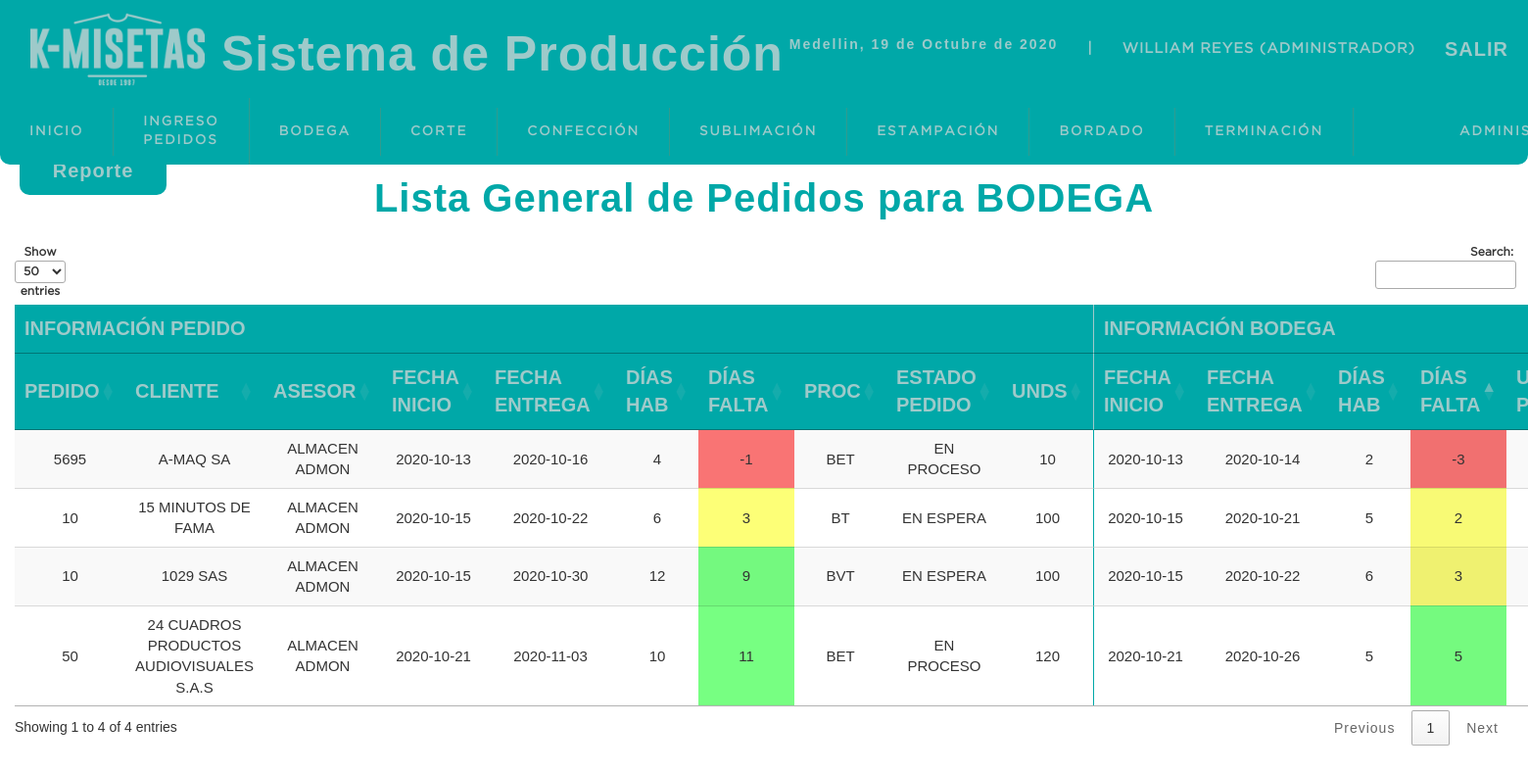
The app's page /sistema/listabodegageneral.php (signed in), older data.
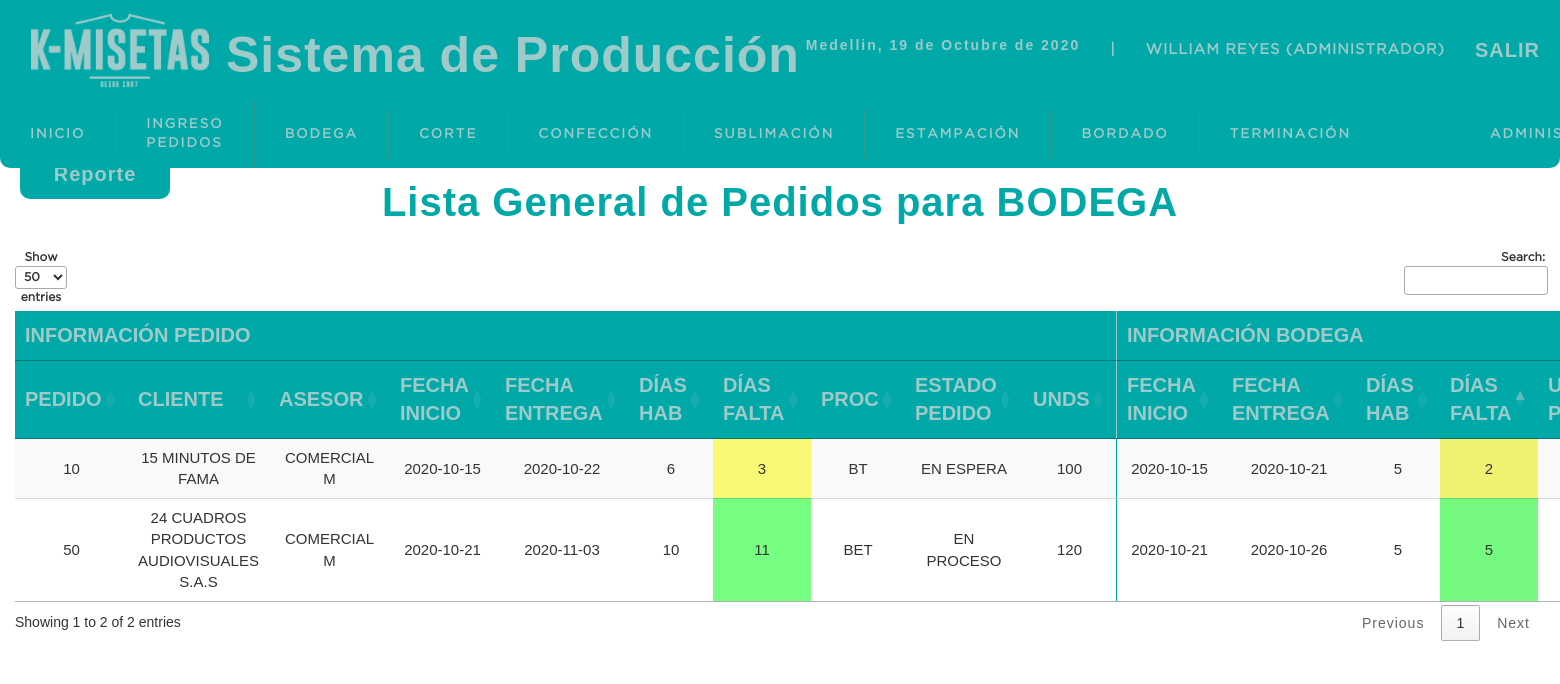
The same page, newer data.
### tables this page shows
CREATE TABLE `pedidos` (
  `idpedido` int(11) NOT NULL,
  `num_pedido` varchar(10) NOT NULL,
  `cliente` varchar(50) NOT NULL,
  `asesor` varchar(15) NOT NULL,
  `fecha_inicio` date NOT NULL,
  `fecha_fin` date NOT NULL,
  `dias_habiles` int(11) NOT NULL,
  `procesos` int(11) NOT NULL,
  `unds` int(11) NOT NULL,
  `fecha_ingreso` datetime NOT NULL DEFAULT current_timestamp(),
  `usuario` int(11) NOT NULL,
  `area_inicio` varchar(13) NOT NULL DEFAULT '0',
  `estado` int(11) NOT NULL DEFAULT 0
);

CREATE TABLE `procesos` (
  `idproceso` int(11) NOT NULL,
  `siglas` varchar(5) NOT NULL,
  `1` varchar(13) NOT NULL,
  `2` varchar(13) NOT NULL,
  `3` varchar(13) NOT NULL,
  `4` varchar(13) NOT NULL,
  `5` varchar(13) NOT NULL,
  `6` varchar(13) NOT NULL,
  `tiempo1` decimal(10,2) NOT NULL,
  `tiempo2` decimal(10,2) NOT NULL,
  `tiempo3` decimal(10,2) DEFAULT NULL,
  `tiempo4` decimal(10,2) DEFAULT NULL,
  `tiempo5` decimal(10,2) DEFAULT NULL,
  `tiempo6` decimal(10,2) DEFAULT NULL,
  `dias_habiles` int(11) NOT NULL
);

CREATE TABLE `estado` (
  `id_estado` int(11) NOT NULL,
  `estado` varchar(15) NOT NULL
);

CREATE TABLE `bodega` (
  `idbodega` int(11) NOT NULL,
  `pedido` int(11) NOT NULL,
  `iniciofecha` date NOT NULL,
  `finfecha` date NOT NULL,
  `dias` int(11) NOT NULL,
  `inicioprocesofecha` date NOT NULL,
  `finprocesofecha` date NOT NULL,
  `obs_bodega` varchar(500) DEFAULT NULL,
  `parcial` int(11) DEFAULT 0,
  `entrega` varchar(1) DEFAULT NULL,
  `estado` int(11) NOT NULL DEFAULT 0,
  `usuario` int(11) DEFAULT NULL
);

### sistema/listabodegageneral.php (the view, shortened to what the changed rows need)
<?php
include "../conexion.php";
?>
<!DOCTYPE html>
<html lang="es">
<head>
    <?php include "includes/scripts.php"?>
</head>
<body>
<?php
include "includes/header.php"?>
<section id="container">
<center><div style="width:100%">
<h1>Lista General de Pedidos para BODEGA</h1>
        <table id="tabla" class="display" >
         <thead>
            <tr class="titulo">
                <th style="border-right: 1px solid #9ecaca"colspan="10">Información Pedido</th>
                <th colspan="9"> Información Bodega</th>
            </tr>
             <tr class="titulo">
                <th>Pedido</th>
                <th>Cliente</th>
                <th>Asesor</th>
                <th>Fecha Inicio  </th>
                <th>Fecha Entrega</th>
                <th>Días Hab</th>
                <th>Días Falta</th>
                <th>Proc</th>
                <th>Estado Pedido</th>
                <th style="border-right: 1px solid #9ecaca">Unds</th>
                <th>Fecha Inicio  </th>
                <th>Fecha Entrega</th>
                <th>Días Hab</th>
                <th>Días Falta</th>
                <th>Unds Parcial</th>
            </tr>
        </thead>
        <tbody>
            <?php
            function number_of_working_days($from, $to) {
                $workingDays = [1, 2, 3, 4, 5];
                $holidayDays = ['', '*', ''];
                $from = new DateTime($from);
                $to = new DateTime($to);
                $to->modify('+1 day');
                $interval = new DateInterval('P1D');
                $periods = new DatePeriod($from, $interval, $to);
                $days = 0;
                foreach ($periods as $period) {
                    if (!in_array($period->format('N'), $workingDays)) continue;
                    $days++;
                }
                return $days;
            }
            $query=mysqli_query($conexion, "SELECT pe.num_pedido, pe.cliente, pe.asesor, pe.fecha_inicio as 'iniciopedido',
            pe.fecha_fin as 'finpedido', pe.dias_habiles as 'diaspedido', pe.unds, pe.fecha_ingreso, pe.usuario,
            bo.idbodega, bo.iniciofecha as 'iniciobodega', bo.finfecha as 'finbodega', bo.dias as 'diasbodega',
            bo.inicioprocesofecha, bo.finprocesofecha, bo.parcial, us.usuario, bo.obs_bodega, pr.siglas, es.estado, est.estado as 'estadopedido'
            FROM pedidos pe
            INNER JOIN procesos pr ON pe.procesos=pr.idproceso
            INNER JOIN bodega bo ON pe.idpedido=bo.pedido
            INNER JOIN usuario us on pe.usuario=us.idusuario
            INNER JOIN estado es ON bo.estado=es.id_estado
            INNER JOIN estado est ON pe.estado=est.id_estado
            WHERE bo.estado<=2");
            $result=mysqli_num_rows($query);
            if ($result>0){
                while($data=mysqli_fetch_array($query)){
                    $unds=$data['unds'];
                    $parcial=$data['parcial'];
                    $falta=$unds-$parcial;
                    $hoy=date('Y-m-d');
                    $diapedido=$data['finpedido'];
                    $diabodega=$data['finbodega'];
                    $estadopedido=$data['estadopedido'];
                    $diafaltapedido=  number_of_working_days($hoy, $diapedido)-1;
                    if($diafaltapedido<0){
                        $diafaltapedido=  -(number_of_working_days($diapedido, $hoy)-1);
                    }
                    $diafaltabodega=  number_of_working_days($hoy, $diabodega)-1;
                    if($diafaltabodega<0){
                        $diafaltabodega=  -(number_of_working_days($diabodega, $hoy)-1);
                    }
                    echo "
                    <tr>
                    <td>".$data['num_pedido']."</td>
                    <td>".$data['cliente']."</td>
                    <td>".$data['asesor']."</td>
                    <td>".$data['iniciopedido']."</td>
                    <td>".$data['finpedido']."</td>
                    <td>".$data['diaspedido']."</td>";
                    if($diafaltapedido>3){
                       echo "<td class=\"greentable\">".$diafaltapedido."</td>";
                    }elseif($diafaltapedido>=0){
                        echo "<td class=\"yellowtable\">".$diafaltapedido."</td>";
                    }else{
                        echo "<td class=\"redtable\">".$diafaltapedido."</td>";
                    }
                   echo " <td>".$data['siglas']."</td>
                    <td>".$estadopedido."</td>
                    <td style=\"border-right: 1px solid #00a8a8\">".$unds."</td>
                    <td>".$data['iniciobodega']."</td>
                    <td>".$data['finbodega']."</td>
                    <td>".$data['diasbodega']."</td>";
                    if($diafaltabodega>3){
                        echo "<td class=\"greentable\">".$diafaltabodega."</td>";
                     }elseif($diafaltabodega>=0){
                         echo "<td class=\"yellowtable\">".$diafaltabodega."</td>";
                     }else{
                         echo "<td class=\"redtable\">".$diafaltabodega."</td>";
                     }
                    echo "<td>".$parcial."</td>
                    <td>".$falta."</td>
                    <td>".$data['obs_bodega']."</td>
                    <td>".$data['estado']."</td>
                    <td><div>
                    <a title=\"Editar\"class=\"link_edit\"href=\"editar_bodega.php?id=".$data['idbodega']."\"><span class=\"glyphicon glyphicon-pencil\" aria-hidden=\"true\"></span></a>
                    <a title=\"Finalizar\"class=\"link_edit\"href=\"finalizar_bodega.php?id=".$data['idbodega']."\"><span class=\"glyphicon glyphicon-ok\" aria-hidden=\"true\"></span></a>
                    <a title=\"Anular\"class=\"link_delete\"href=\"anular_bodega.php?id=".$data['idbodega']."\"><span class=\"glyphicon glyphicon-trash\" aria-hidden=\"true\"></span></a>
                    </div>
                    </td>
                    </tr>                    ";
                }
            }
            ?>
         </tbody>
        </table>
</div></center>
</body>
</html>

Row changes from the older to the newer data that the page shows:
no longer on this page (row edited): pedidos: num_pedido "10", cliente "1029 SAS", asesor "ALMACEN ADMON", fecha_inicio "2020-10-15", fecha_fin "2020-10-30", dias_habiles "12", fecha_fin "9", procesos.siglas "BVT", estado.estado "EN ESPERA", unds "100", bodega.iniciofecha "2020-10-15", bodega.finfecha "2020-10-22", bodega.dias "6", bodega.finfecha "3"
no longer on this page (row edited): pedidos: num_pedido "5695", cliente "A-MAQ SA", asesor "ALMACEN ADMON", fecha_inicio "2020-10-13", fecha_fin "2020-10-16", dias_habiles "4", fecha_fin "-1", procesos.siglas "BET", estado.estado "EN PROCESO", unds "10", bodega.iniciofecha "2020-10-13", bodega.finfecha "2020-10-14", bodega.dias "2", bodega.finfecha "-3"
changed pedidos "15 MINUTOS DE FAMA": asesor "ALMACEN ADMON" → "COMERCIAL M"
changed pedidos "24 CUADROS PRODUCTOS AUDIOVISUALES S.A.S": asesor "ALMACEN ADMON" → "COMERCIAL M"
Text that changed along with them:
text written by a page script: "Show entries Search: Showing 1 to 4 of 4 entries Previous 1 Next" → "Show entries Search: Showing 1 to 2 of 2 entries Previous 1 Next"
